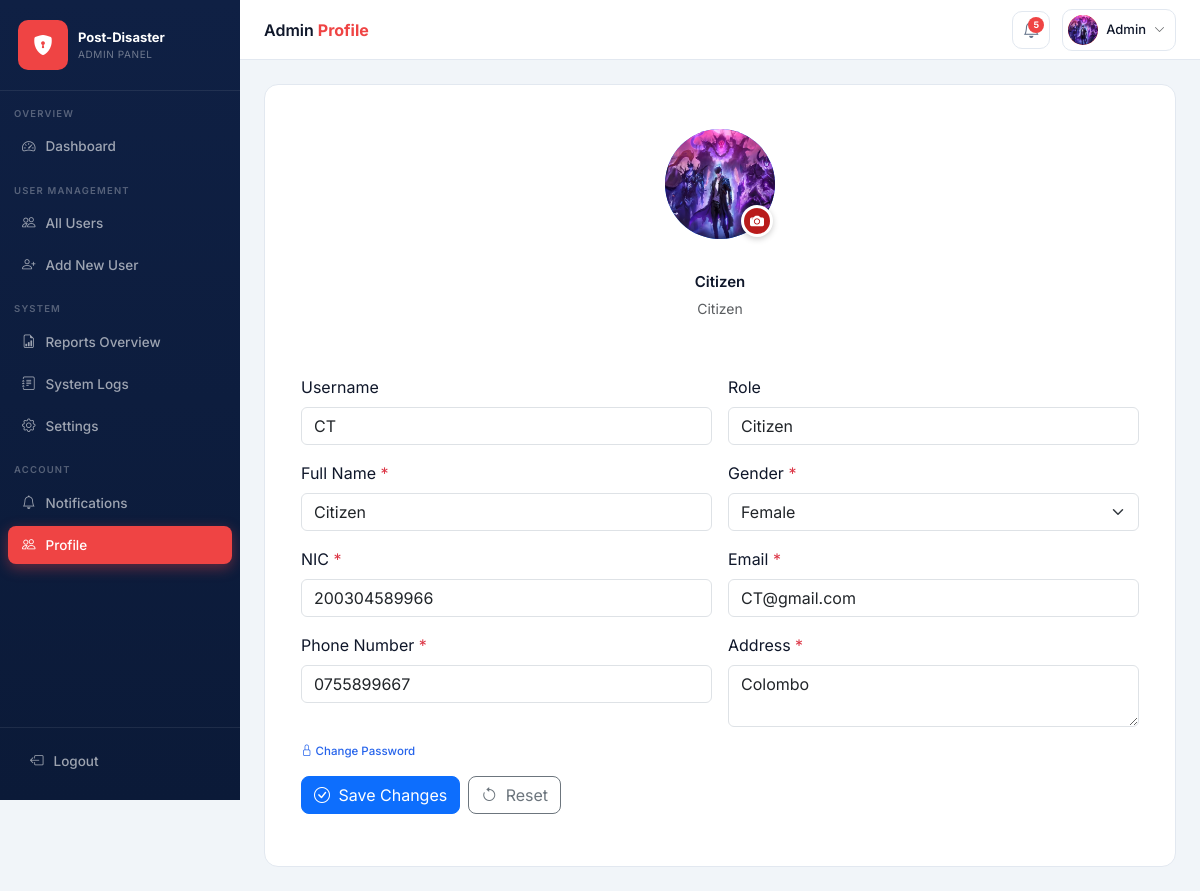
Before: /admin/AdminprofileForm.php (signed in) with the older database file.
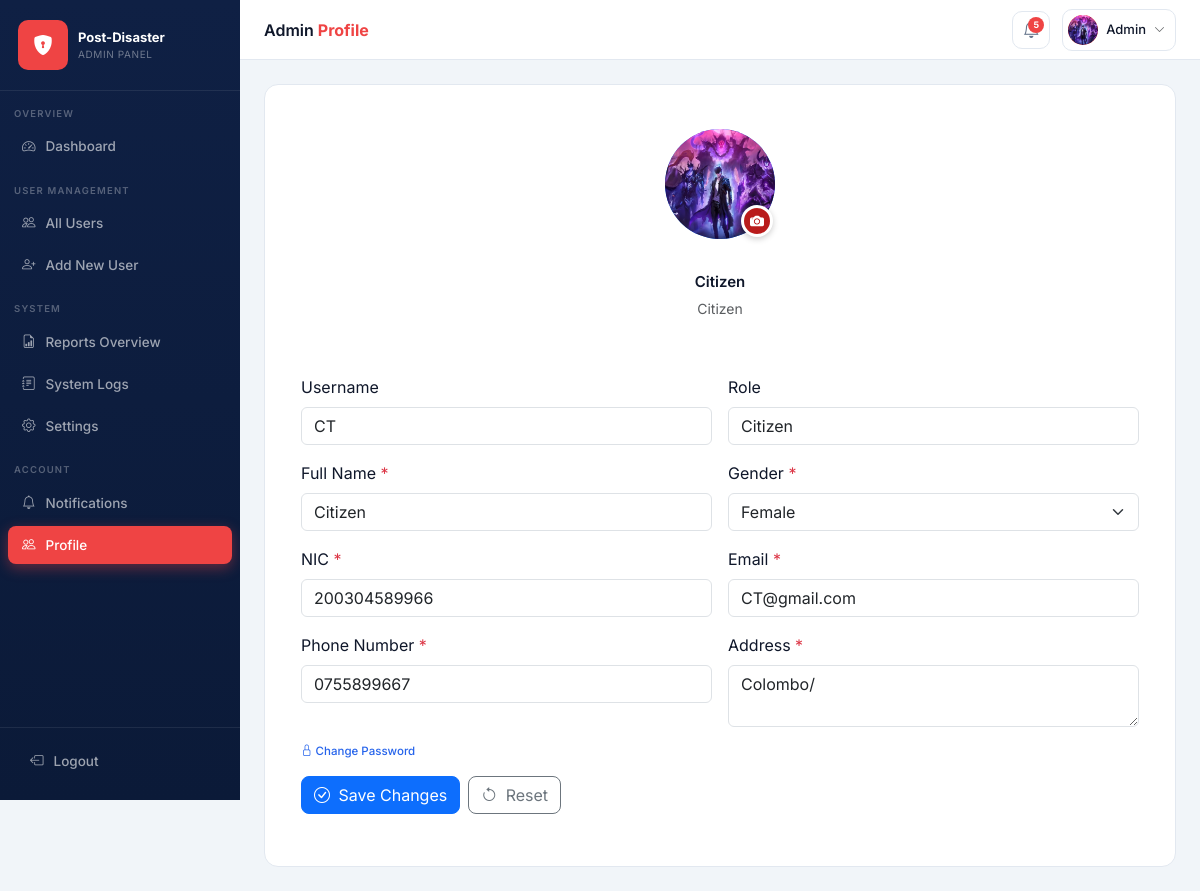
After: the same page with the newer database file.
### tables this page shows
CREATE TABLE `users` (
  `User_ID` int(11) NOT NULL,
  `Username` varchar(50) NOT NULL,
  `Password` varchar(255) NOT NULL,
  `Full_Name` varchar(100) NOT NULL,
  `Gender` enum('Male','Female','Other') DEFAULT NULL,
  `NIC` varchar(20) NOT NULL,
  `Email` varchar(100) NOT NULL,
  `Phone_Number` varchar(20) DEFAULT NULL,
  `Address` varchar(255) DEFAULT NULL,
  `Role_ID` int(11) NOT NULL,
  `User_Status` enum('Active','Banned') NOT NULL DEFAULT 'Active',
  `Created_Date` datetime NOT NULL DEFAULT current_timestamp(),
  `Profile_Picture` varchar(255) NOT NULL DEFAULT 'Default.png'
);

### classes/User.php (called while the page is built, shortened)
<?php
class User
{
    public function getUserById($userID)
    {
        try {
            include '../DBconnection.php';
            $sql = "SELECT User_ID, Username, Full_Name, Gender, NIC,
                        Email, Phone_Number, Address, Role_ID
                    FROM users
                    WHERE User_ID = ?";
            $stmt = mysqli_prepare($con, $sql);
            mysqli_stmt_bind_param($stmt, "i", $userID);
            mysqli_stmt_execute($stmt);
            $result = mysqli_stmt_get_result($stmt);
            if ($result && mysqli_num_rows($result) > 0) {
                return mysqli_fetch_assoc($result);
            } else {
                throw new Exception("User not found.");
            }
        } catch (Exception $e) {
            return [
                "success" => false,
                "message" => $e->getMessage()
            ];
        } finally {
            if (isset($stmt)) {
                mysqli_stmt_close($stmt);
            }
            if (isset($con)) {
                mysqli_close($con);
            }
        }
    }
    public function getUserProfilePicture($userID)
    {
        try {
            include '../DBconnection.php';
            $sql = "SELECT Profile_Picture
                    FROM users
                    WHERE User_ID = ?";
            $stmt = mysqli_prepare($con, $sql);
            mysqli_stmt_bind_param($stmt, "i", $userID);
            mysqli_stmt_execute($stmt);
            $result = mysqli_stmt_get_result($stmt);
            if ($result && mysqli_num_rows($result) > 0) {
                $row = mysqli_fetch_assoc($result);
                return $row['Profile_Picture'];
            } else {
                throw new Exception("User not found.");
            }
        } catch (Exception $e) {
            return [
                "success" => false,
                "message" => $e->getMessage()
            ];
        } finally {
            if (isset($stmt)) {
                mysqli_stmt_close($stmt);
            }
            if (isset($con)) {
                mysqli_close($con);
            }
        }
    }
}
?>

### userData.php (called while the page is built, shortened)
<?php
    include_once __DIR__ . '/classes/User.php';
    if(isset($_SESSION['username']))
    {
        if(isset($_SESSION['user_Id']) || $_SESSION['user_Id'] != null)
        {
            $userId = $_SESSION['user_Id'];
        }
        else
        {
            die("unauthorized");
        }
        $roleId = $_SESSION['role_Id'];
        $userForPic = new User();
        $profilePicResult = $userForPic->getUserProfilePicture($userId);
        $profilePicFile = (is_array($profilePicResult) && isset($profilePicResult['success']) && $profilePicResult['success'] === false)
            ? null
            : $profilePicResult;
        if(isset($_SESSION['role_Id']))
        {
            switch($roleId)
            {
                case 3:
                $role = "Citizen";
                break;
            }
        }
        else
        {
            header('Location:LoginForm.php');
            die();
        }
    }
    else
    {
         header("Location:LoginForm.php") ;
         exit();
    }
?>

### admin/AdminprofileForm.php (the view, shortened to what this page needs)
<?php
    include '../userData.php';
    $user = new User();
    $userRecord = $user->getUserById($userId);
?>
<html lang="en">
<head>
  <link href="https://cdnjs.cloudflare.com/ajax/libs/bootstrap/5.3.3/css/bootstrap.min.css" rel="stylesheet" />
  <link href="https://cdnjs.cloudflare.com/ajax/libs/bootstrap-icons/1.11.3/font/bootstrap-icons.min.css" rel="stylesheet"/>
  <link href="../style.css" rel="stylesheet" />
</head>
<body>
<nav id="sidebar" class="sidebar-admin">
    <div class="sidebar-brand">
        <div class="brand-icon admin"><i class="bi bi-shield-lock-fill"></i></div>
        <div>
            <div class="brand-title">Post-Disaster</div>
            <div class="brand-sub">Admin Panel</div>
        </div>
    </div>
    <div class="nav-section-label">Overview</div>
    <a class="nav-item" href="AdminDashboardForm.php">
        <i class="bi bi-speedometer2"></i> Dashboard
    </a>
    <div class="nav-section-label">User Management</div>
    <a class="nav-item" href="AllUsersForm.php">
        <i class="bi bi-people"></i> All Users
    </a>
    <a class="nav-item" href="#" onclick="addUser()">
        <i class="bi bi-person-plus"></i> Add New User
    </a>
    <div class="nav-section-label">System</div>
    <a class="nav-item" href="#" onclick="showInfo('Reports Overview')">
        <i class="bi bi-file-earmark-bar-graph"></i> Reports Overview
    </a>
    <a class="nav-item" href="#" onclick="showInfo('System Logs')">
        <i class="bi bi-journal-text"></i> System Logs
    </a>
    <a class="nav-item" href="#" onclick="showInfo('Settings')">
        <i class="bi bi-gear"></i> Settings
    </a>
    <div class="nav-section-label">Account</div>
    <a class="nav-item" href="#" onclick="showInfo('Notifications')">
        <i class="bi bi-bell"></i> Notifications
    </a>
    <a class="nav-item active admin-active" href="AdminprofileForm.php">
        <i class="bi bi-people"></i> Profile
    </a>
    <div class="sidebar-footer">
        <a class="nav-item" onclick="confirmLogout()"><i class="bi bi-box-arrow-left"></i> Logout</a>
    </div>
</nav>
<header id="topbar">
    <div class="topbar-title">Admin <span class="admin-accent">Profile</span></div>
    <button class="notif-btn" onclick="showNotifAlert()" title="Notifications">
        <span class="notif-badge">5</span>
    </button>
    <div class="user-pill" onclick="window.location.href='AdminProfileForm.php';">
        <div class="user-avatar admin-avatar">
            <?php if (!empty($profilePicFile)): ?>
                <img src="../uploads/Profile_Pic/<?php echo htmlspecialchars($profilePicFile); ?>" alt="" style="width:100%;height:100%;object-fit:cover;border-radius:50%;">
            <?php else: ?>
                <i class="bi bi-person-fill"></i>
            <?php endif; ?>
        </div>
        <span class="user-name">Admin</span>
        <i class="bi bi-chevron-down text-muted" style="font-size:11px"></i>
    </div>
</header>
<main id="main">
<div class="panel">
    <div class="panel-header justify-content-center flex-column text-center py-4">
      <form action="Adminprofile.php" method="POST" enctype="multipart/form-data" id="profilePicForm">
          <div class="profile-avatar-lg mb-3 profile-avatar-wrap">
              <?php if (!empty($profilePicFile)): ?>
                  <img src="../uploads/Profile_Pic/<?php echo htmlspecialchars($profilePicFile); ?>"
                       alt="Profile Picture" class="profile-avatar-img">
              <?php else: ?>
                  <i class="bi bi-person-fill"></i>
              <?php endif; ?>
              <label for="profilePicInput" class="avatar-edit-btn" title="Update profile picture">
                  <i class="bi bi-camera-fill"></i>
              </label>
          </div>
      </form>
      <div class="panel-title justify-content-center">
        <?php echo htmlspecialchars($userRecord['Full_Name']); ?>
      </div>
      <div class="text-muted small mt-1"><?php echo htmlspecialchars($role); ?></div>
    </div>
    <form id="profile-form" novalidate>
      <div class="row g-3 p-3">
        <div class="col-md-6">
          <label class="form-label">Username</label>
          <input type="text" class="form-control" id="userName" name="userName"
                 value="<?php echo htmlspecialchars($userRecord['Username']); ?>" readonly>
        </div>
        <div class="col-md-6">
          <label class="form-label">Role</label>
          <input type="text" class="form-control" id="roleID" name="roleID"
                 value="<?php echo htmlspecialchars($role); ?>" readonly>
        </div>
        <div class="col-md-6">
          <label class="form-label">Full Name <span class="text-danger">*</span></label>
          <input type="text" class="form-control" id="fullName" name="fullName"
                 value="<?php echo htmlspecialchars($userRecord['Full_Name']); ?>" required>
        </div>
        <div class="col-md-6">
          <label class="form-label">Gender <span class="text-danger">*</span></label>
          <select class="form-select" id="gender" name="gender" required>
            <?php foreach (['Male', 'Female', 'Other'] as $g): ?>
              <option value="<?php echo $g; ?>" <?php echo ($userRecord['Gender'] === $g) ? 'selected' : ''; ?>>
                <?php echo $g; ?>
              </option>
            <?php endforeach; ?>
          </select>
        </div>
        <div class="col-md-6">
          <label class="form-label">NIC <span class="text-danger">*</span></label>
          <input type="text" class="form-control" id="NIC" name="NIC"
                 value="<?php echo htmlspecialchars($userRecord['NIC']); ?>" required>
        </div>
        <div class="col-md-6">
          <label class="form-label">Email <span class="text-danger">*</span></label>
          <input type="email" class="form-control" id="email" name="email"
                 value="<?php echo htmlspecialchars($userRecord['Email']); ?>" required>
        </div>
        <div class="col-md-6">
          <label class="form-label">Phone Number <span class="text-danger">*</span></label>
          <input type="tel" class="form-control" id="phoneNo" name="phoneNo"
                 value="<?php echo htmlspecialchars($userRecord['Phone_Number']); ?>" required>
        </div>
        <div class="col-md-6">
          <label class="form-label">Address <span class="text-danger">*</span></label>
          <textarea class="form-control" id="address" name="address" rows="2" required><?php
              echo htmlspecialchars($userRecord['Address']);
          ?></textarea>
        </div>
      </div>
      <div class="p-3 pt-0">
        <a class="stat-link" data-bs-toggle="collapse" href="#pwdSection" role="button">
          <i class="bi bi-lock"></i> Change Password
        </a>
      </div>
      <div class="p-3 pt-0 d-flex gap-2">
        <button type="submit" class="btn btn-primary rounded-3" id="profile-submit-btn">
          <i class="bi bi-check-circle me-1"></i> Save Changes
        </button>
        <button type="reset" class="btn btn-outline-secondary rounded-3">
          <i class="bi bi-arrow-counterclockwise me-1"></i> Reset
        </button>
      </div>
    </form>
  </div>
</main>
</body>
</html>

### admin/AdminprofileForm.php (style rules this page uses)
.profile-avatar-wrap { position: relative; display: inline-flex; align-items: center; justify-content: center; }
.profile-avatar-img { width: 100%; height: 100%; object-fit: cover; border-radius: 50%; }
.avatar-edit-btn { position: absolute; bottom: 2px; right: 2px; width: 32px; height: 32px; border-radius: 50%; background: var(--admin, #b91c1c); color: #fff; display: flex; align-items: center; justify-content: center; font-size: 14px; cursor: pointer; border: 3px solid #fff; box-shadow: 0 2px 6px rgba(0,0,0,0.2); transition: transform 0.15s ease, background 0.15s ease; }

Changed rows visible on the page:
changed users "Citizen": address "Colombo" → "Colombo/"
